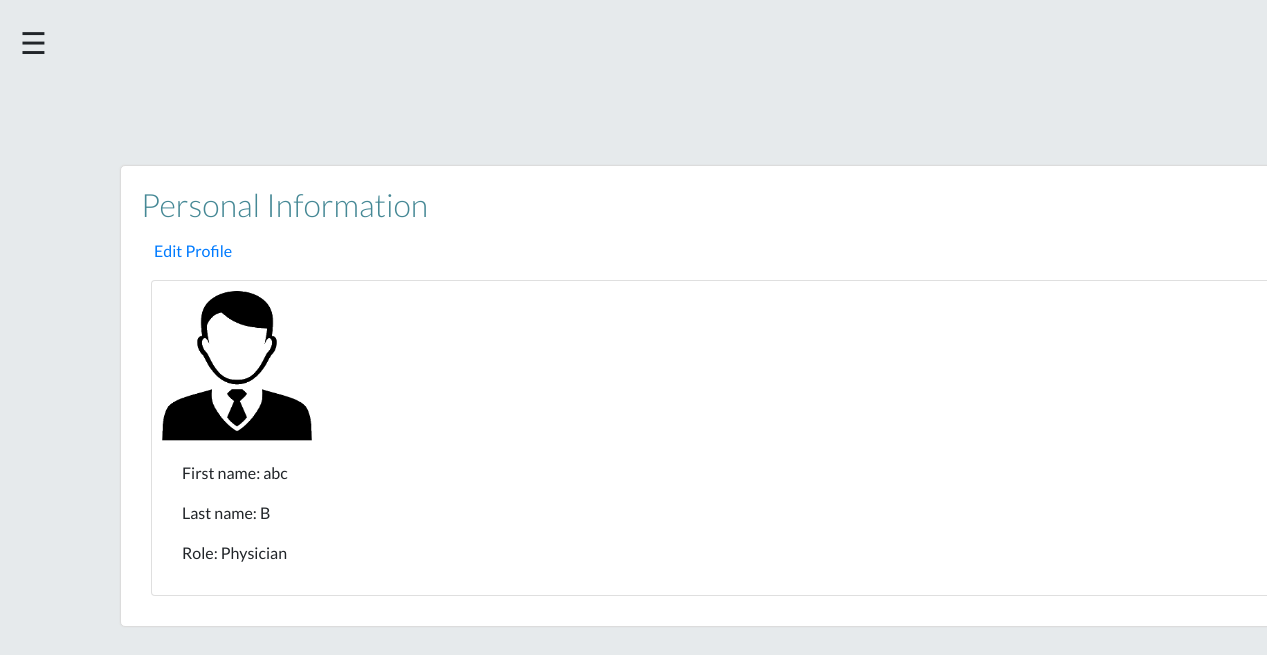
/pulse_tracer/health_care_provider/ (signed in), run on the app's committed database.
### pulse_tracer/models.py (models this page shows, shortened)
class HealthCare(models.Model):
    ROLE_CHOICES = [
        ("RN", "Registered Nurse"),
        ("PHYS", "Physician"),
        ("PHARM", "Pharmacist"),
        ("RT", "Respiratory Therapist"),
    ]
    user = models.OneToOneField(
        User,
        on_delete=models.CASCADE,
    )
    role = models.CharField(
        max_length=100,
        choices=ROLE_CHOICES,
    )

class User(AbstractUser):
    class Meta:
        ordering = ['id']
    is_patient = models.BooleanField(default=False)
    is_health_care = models.BooleanField(default=False)
    USERNAME_FIELD = 'username'

### pulse_tracer/views.py (the view)
# urls.py: path('health_care_provider/', views.HealthCareProviderDetailView.as_view(), name='health_care_provider'),
class HealthCareProviderDetailView(LoginRequiredMixin, generic.DetailView):
    model = HealthCare
    template_name = 'pulse_tracer/health_care_provider_detail.html'
    def get(self, request, **kwargs):
        health_care_provider = get_object_or_404(HealthCare, user__id=request.user.id)
        context = {
            'health_care_provider': health_care_provider,
        }
        return render(request, self.template_name, context)

### templates/pulse_tracer/health_care_provider_detail.html (shortened to what this page needs)
{% extends 'pulse_tracer/base_view.html' %}
{% load static %}
{% block content %}
    <div class="container">
        <h2>Personal Information</h2>
        <a class="btn" href="{% url 'health_care_provider_update' %}"> Edit Profile</a>
        <div class="card">
            <a>
            <img src="{% static 'image/avatar.png' %}" width="150" height="150"alt="">
            </a>
            <div class="card-body">
                <p class="card-text">First name: {{ health_care_provider.user.first_name }}</p>
                <p class="card-text">Last name: {{ health_care_provider.user.last_name }}</p>
                <p class="card-text">Role: {{ health_care_provider.get_role_display }}</p>
            </div>
        </div>
    </div>
{% endblock %}

### pulse_tracer/static/css/style.css (style rules this page uses)
body { background-color: #E6EAEC; }
div { padding: vertical; margin-top: 20px, 0; }
div .container { float: center; border: 1px solid #DCDCDC; margin: 100px; min-width: 98%; padding: 20px; padding-top: 20px; width: 98%; background-color: rgb(255, 255, 255); border-radius: 5px; box-shadow: 0 0 2px #DCDCDC; font-family: 'Lato', sans-serif; font-weight: 400; }
div .container h1, h2 { font-family: 'Lato', sans-serif; font-weight: 300; color: #458895; }
body h1, h2 { font-family: 'Lato', sans-serif; font-weight: 300; color: #458895; }
.card { margin: 10px; padding: 10px 10px 10px 10px; }

### data on the page
HealthCare: user.first_name "abc", user.last_name "B", role "Physician"
